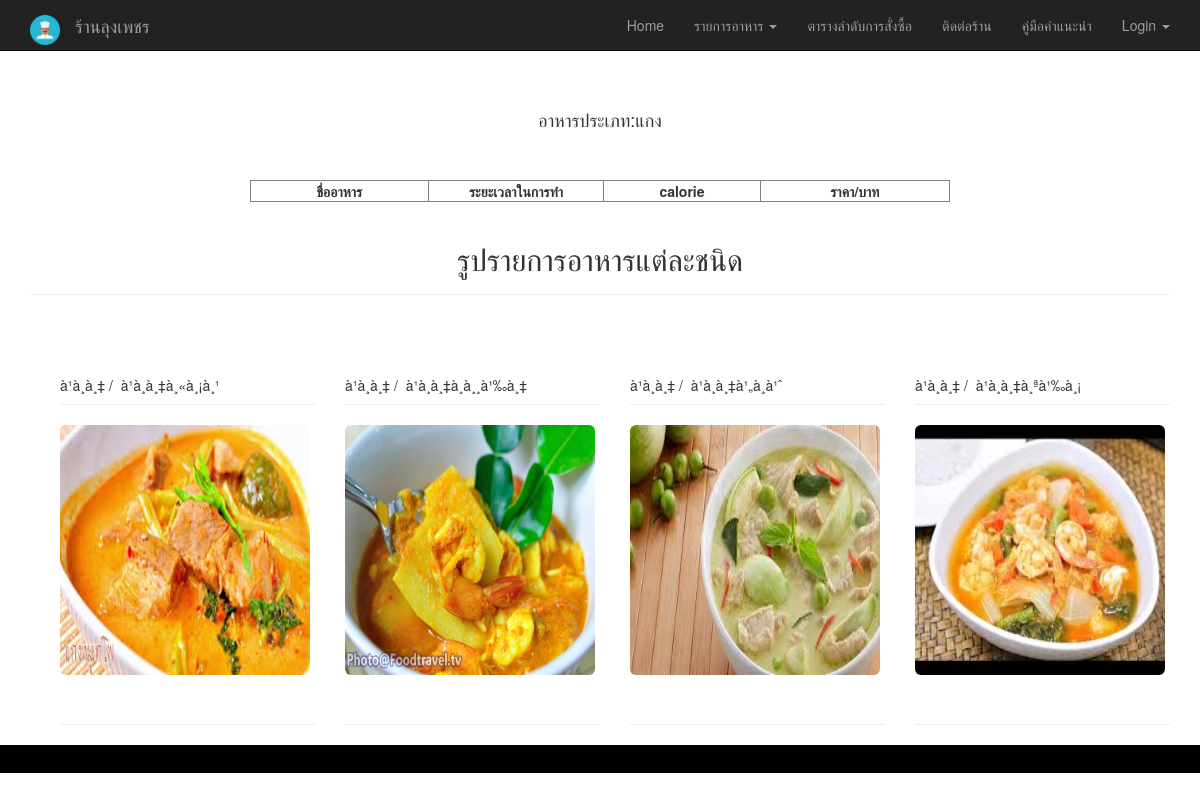
The page /foods3.php on the database as committed earlier.
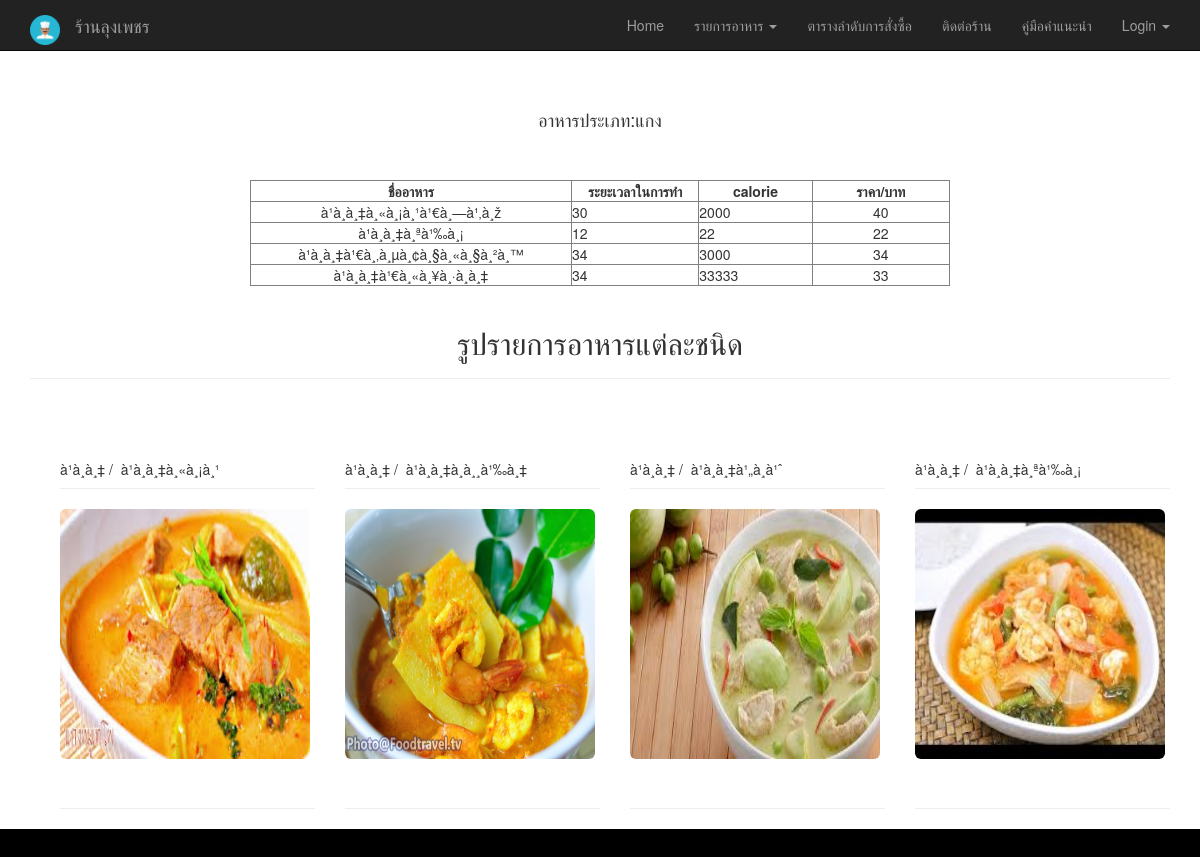
The same page on the database as committed later.
### tables this page shows
CREATE TABLE `tbl_users3` (
  `userID` int(11) NOT NULL,
  `userName` varchar(23) NOT NULL,
  `userProfession` varchar(23) NOT NULL,
  `userPic` varchar(23) NOT NULL
);

CREATE TABLE `type3` (
  `name` varchar(45) NOT NULL,
  `type` varchar(45) NOT NULL,
  `calorie` varchar(45) NOT NULL,
  `price` int(11) NOT NULL
);

### foods3.php (the view, shortened to what this page needs)
<?php
require_once 'dbconfig.php';
?>
<!DOCTYPE html>
<html>
<head>
  <link rel="stylesheet" type="text/css" href="./css/bootstrap.css">
  <link rel="stylesheet" type="text/css" href="css.css">
</head>
<body>
    <nav id="scrollingNav" class="navbar navbar-inverse navbar-fixed-top" role= "navigation">
<div class="container">
    <div class="navbar-header">
      <a class="navbar-brand">  <img class="circle" src="./image/icon5.png" width="30" height="30"  border-radius="50"/></a>
      <a class="navbar-brand" href="index.php">ร้านลุงเพชร</a>
    </div>
      <ul class="nav navbar-nav navbar-right">
      <li><a href="index.php">Home</a></li>
       <li class="dropdown">
          <a href="#" class="dropdown-toggle" data-toggle="dropdown" role="button" aria-haspopup="true" aria-expanded="false">รายการอาหาร <span class="caret"></span></a>
        </li>
       <li ><a href="order.php">ตารางลำดับการสั่งซื้อ</a></li>
        <li><a href="ContactUs.php">ติดต่อร้าน</a></li>
       <li><a href="document.php">คู่มือคำแนะนำ</a></li>
        <li class="dropdown">
          <a href="#" class="dropdown-toggle" data-toggle="dropdown" role="button" aria-haspopup="true" aria-expanded="false">Login <span class="caret"></span></a>
        </li>
      </ul>
    </div>
</nav>
</div> <br><br><br><br><br>
<?php
$strSQL = "SELECT * FROM type3";
$objQuery = mysql_query($strSQL) or die ("Error Query [".$strSQL."]");
?>
<div class="center">
<center><H4>อาหารประเภท:แกง</H4></center><br><br>
<center><table width="700" border="1">
  <tr>
    <th width="91"> <div align="center">ชื่ออาหาร </div></th>
    <th width="90"> <div align="center">ระยะเวลาในการทำ </div></th>
    <th width="80"> <div align="center">calorie </div></th>
    <th width="97"> <div align="center">ราคา/บาท </div></th>
  </tr></center>
<?php
while($objResult = mysql_fetch_array($objQuery))
{
?>
  <tr>
    <td><div align="center"><?php echo $objResult["name"];?></div></td>
    <td><?php echo $objResult["type"];?></td>
    <td><?php echo $objResult["calorie"];?></td>
    <td><div align="center"><?php echo $objResult["price"];?></div></td>
  </tr>
<?php
}
?>
</table></div>
<div class="container">
  <div class="page-header">
      <center><h1 class="h2">รูปรายการอาหารแต่ละชนิด</h1> </center>
    </div>
<br />
<div class="container">
<?php
  $stmt = $DB_con->prepare('SELECT userID, userName, userProfession, userPic FROM tbl_users3 ORDER BY userID DESC');
  $stmt->execute();
  if($stmt->rowCount() > 0)
  {
    while($row=$stmt->fetch(PDO::FETCH_ASSOC))
    {
      extract($row);
      ?>
      <div class="col-xs-3">
        <p class="page-header"><?php echo $userName."&nbsp;/&nbsp; ".$userProfession; ?> </p>
        <img src="user_images3/<?php echo $row['userPic']; ?>" class="img-rounded" width="250px" height="250px" />
        <p class="page-header">
        </p>
      </div>
      <?php
    }
  }
?>
</div>
</div>
<footer>  </footer>
</body>

Rows that differ between the two databases and show on the page:
added type3: name "à¹à¸à¸‡à¸«à¸¡à¸¹à¹€à¸—à¹‚à¸ž", type "30", calorie "2000", price "40"
added type3: name "à¹à¸à¸‡à¸ªà¹‰à¸¡", type "12", calorie "22", price "22"
added type3: name "à¹à¸à¸‡à¹€à¸‚à¸µà¸¢à¸§à¸«à¸§à¸²à¸™", type "34", calorie "3000", price "34"
added type3: name "à¹à¸à¸‡à¹€à¸«à¸¥à¸·à¸­à¸‡", type "34", calorie "33333", price "33"
